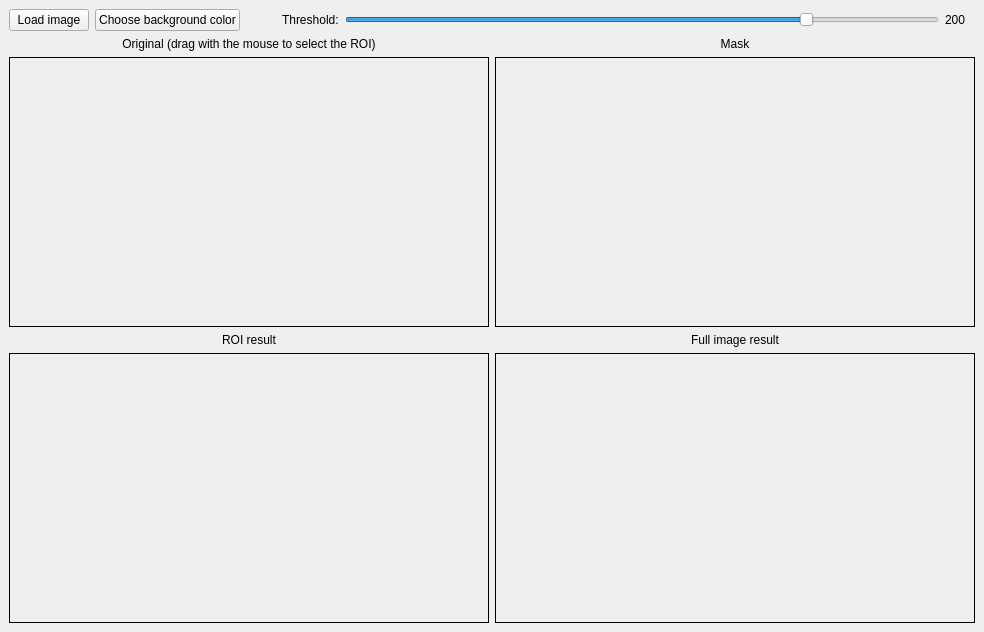
<?xml version="1.0" encoding="UTF-8"?>
<ui version="4.0">
 <class>MainWindow</class>
 <widget class="QMainWindow" name="MainWindow">
  <property name="windowTitle"><string>Background change in ROI</string></property>
  <widget class="QWidget" name="centralWidget">
   <layout class="QVBoxLayout" name="mainLayout">
    <item>
     <layout class="QHBoxLayout" name="controlsLayout">
      <item><widget class="QPushButton" name="btnLoad"><property name="text"><string>Load image</string></property></widget></item>
      <item><widget class="QPushButton" name="btnColor"><property name="text"><string>Choose background color</string></property></widget></item>
      <item><widget class="QLabel" name="labelColor"><property name="minimumSize"><size><width>30</width><height>20</height></size></property></widget></item>
      <item><widget class="QLabel" name="labelThresholdText"><property name="text"><string>Threshold:</string></property></widget></item>
      <item><widget class="QSlider" name="sliderThreshold">
        <property name="maximum"><number>255</number></property>
        <property name="value"><number>200</number></property>
        <property name="orientation"><enum>Qt::Horizontal</enum></property></widget></item>
      <item><widget class="QLabel" name="labelThreshold"><property name="minimumSize"><size><width>30</width><height>0</height></size></property><property name="text"><string>200</string></property></widget></item>
     </layout>
    </item>
    <item>
     <layout class="QGridLayout" name="imagesLayout">
      <item row="0" column="0"><widget class="QLabel" name="titleOriginal"><property name="text"><string>Original (drag with the mouse to select the ROI)</string></property><property name="alignment"><set>Qt::AlignCenter</set></property></widget></item>
      <item row="0" column="1"><widget class="QLabel" name="titleMask"><property name="text"><string>Mask</string></property><property name="alignment"><set>Qt::AlignCenter</set></property></widget></item>
      <item row="1" column="0"><widget class="QLabel" name="labelOriginal"><property name="minimumSize"><size><width>480</width><height>270</height></size></property><property name="maximumSize"><size><width>480</width><height>270</height></size></property><property name="frameShape"><enum>QFrame::Box</enum></property><property name="alignment"><set>Qt::AlignCenter</set></property></widget></item>
      <item row="1" column="1"><widget class="QLabel" name="labelMask"><property name="minimumSize"><size><width>480</width><height>270</height></size></property><property name="maximumSize"><size><width>480</width><height>270</height></size></property><property name="frameShape"><enum>QFrame::Box</enum></property><property name="alignment"><set>Qt::AlignCenter</set></property></widget></item>
      <item row="2" column="0"><widget class="QLabel" name="titleRoiResult"><property name="text"><string>ROI result</string></property><property name="alignment"><set>Qt::AlignCenter</set></property></widget></item>
      <item row="2" column="1"><widget class="QLabel" name="titleFullResult"><property name="text"><string>Full image result</string></property><property name="alignment"><set>Qt::AlignCenter</set></property></widget></item>
      <item row="3" column="0"><widget class="QLabel" name="labelRoiResult"><property name="minimumSize"><size><width>480</width><height>270</height></size></property><property name="maximumSize"><size><width>480</width><height>270</height></size></property><property name="frameShape"><enum>QFrame::Box</enum></property><property name="alignment"><set>Qt::AlignCenter</set></property></widget></item>
      <item row="3" column="1"><widget class="QLabel" name="labelFullResult"><property name="minimumSize"><size><width>480</width><height>270</height></size></property><property name="maximumSize"><size><width>480</width><height>270</height></size></property><property name="frameShape"><enum>QFrame::Box</enum></property><property name="alignment"><set>Qt::AlignCenter</set></property></widget></item>
     </layout>
    </item>
   </layout>
  </widget>
 </widget>
</ui>
